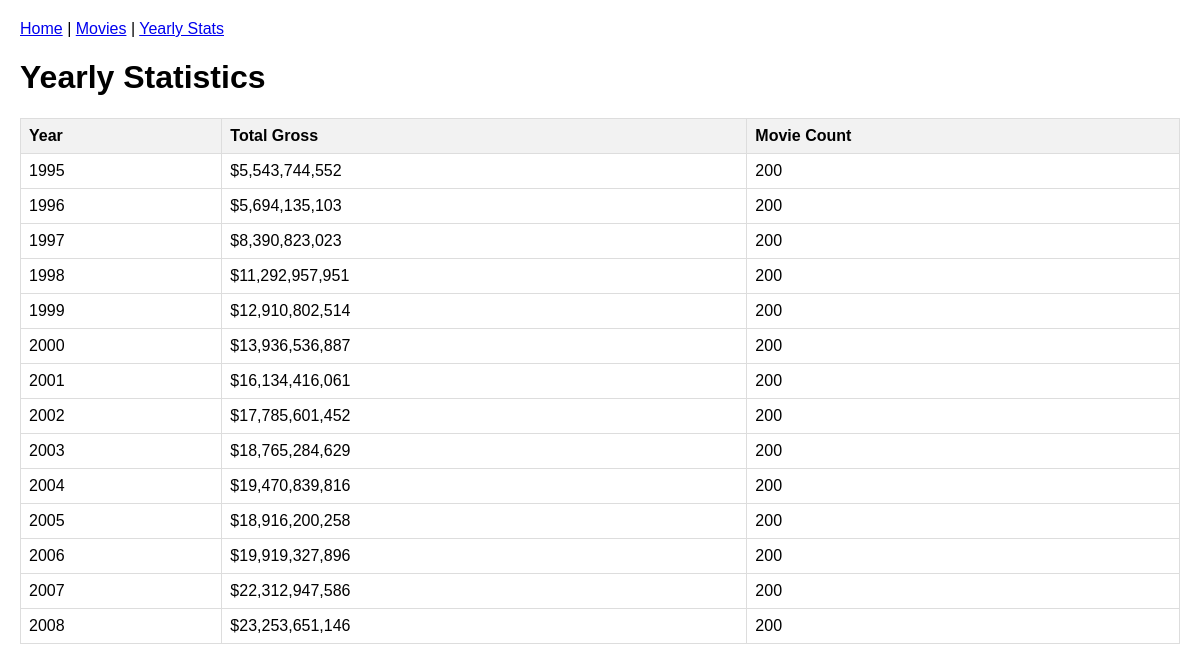
/stats, run on an earlier commit of the app's database.
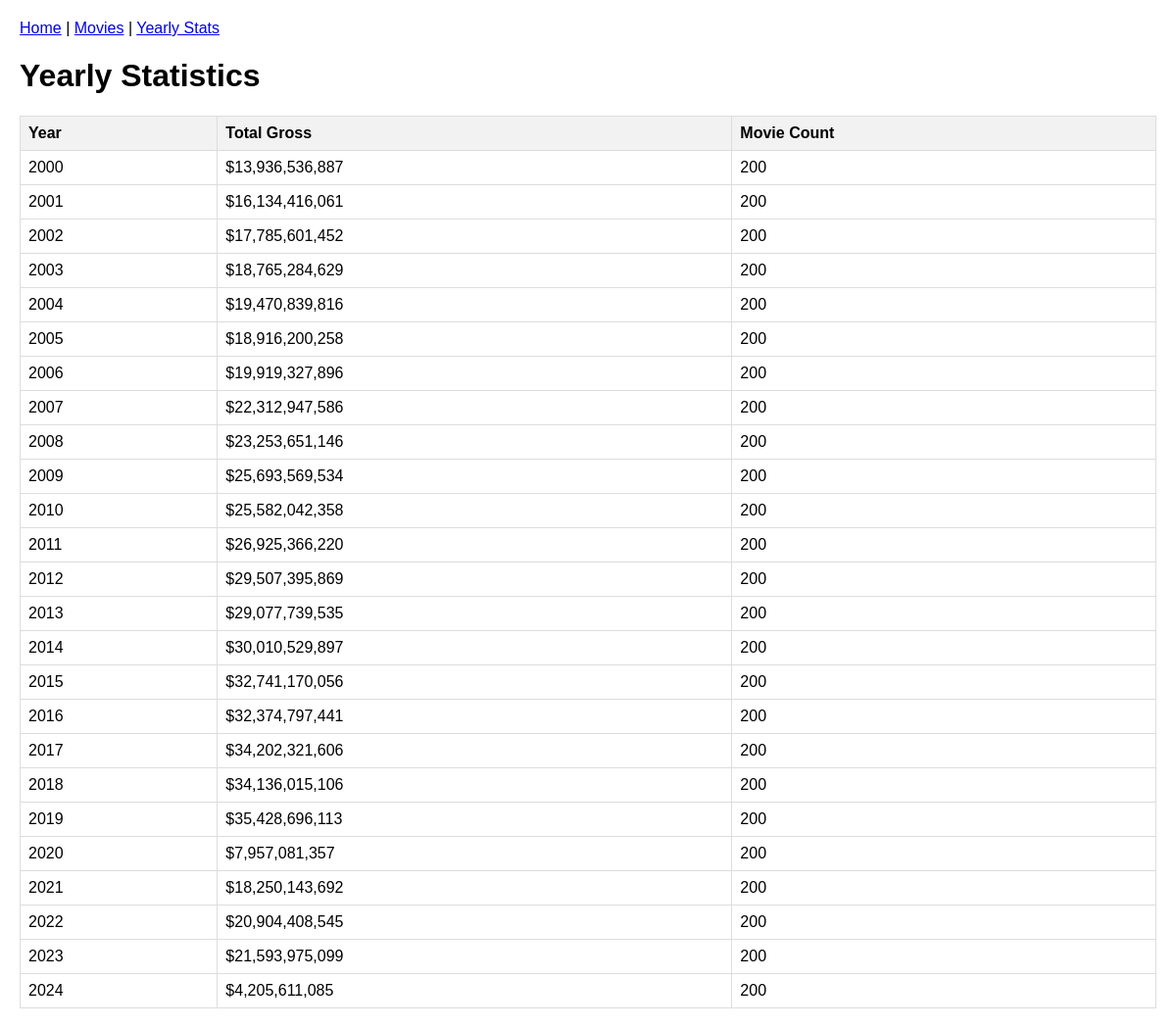
And on a later commit of the database.
### models.py (models this page shows)
class YearlyStats(db.Model):
    id = db.Column(db.Integer, primary_key=True)
    year = db.Column(db.Integer, unique=True, nullable=False)
    total_gross = db.Column(db.Integer, nullable=False)
    movie_count = db.Column(db.Integer, nullable=False)

### app.py (the view)
@app.route('/stats')
def stats():
    try:
        stats = YearlyStats.query.order_by(YearlyStats.year).all()
        return render_template('stats.html', stats=stats)
    except Exception as e:
        return render_template('error.html', error=str(e))

### app.py (called while the page is built)
def intcomma(value):
    return "{:,}".format(value)

### templates/stats.html (shortened to what this page needs)
<!DOCTYPE html>
<html lang="en">
<head>
</head>
<body>
{% extends 'base.html' %}
{% block content %}
    <h1>Yearly Statistics</h1>
    <table>
        <tr>
            <th>Year</th>
            <th>Total Gross</th>
            <th>Movie Count</th>
        </tr>
        {% for stat in stats %}
        <tr>
            <td>{{ stat.year }}</td>
            <td>${{ stat.total_gross | intcomma }}</td>
            <td>{{ stat.movie_count }}</td>
        </tr>
        {% endfor %}
    </table>
{% endblock %}

### templates/base.html (shortened to what this page needs)
<!DOCTYPE html>
<html>
<head>
    <link rel="stylesheet" href="{{ url_for('static', filename='style.css') }}">
</head>
<body>
    <nav>
        <a href="{{ url_for('index') }}">Home</a> |
        <a href="{{ url_for('movie_list') }}">Movies</a> |
        <a href="{{ url_for('stats') }}">Yearly Stats</a>
    </nav>
    <div class="container">
        {% block content %}{% endblock %}
    </div>
</body>
</html>

### static/style.css (style rules this page uses)
body { font-family: Arial, sans-serif; margin: 0; padding: 20px; }
nav { margin-bottom: 20px; }
table { border-collapse: collapse; width: 100%; }
th, td { border: 1px solid #ddd; padding: 8px; text-align: left; }
th { background-color: #f2f2f2; }

What changed in the data, as far as the page shows it:
changed YearlyStats (number 1 of 25 on the later page): year "1995" → "2000"; total_gross "5,543,744,552" → "13,936,536,887"
changed YearlyStats (number 2 of 25 on the later page): year "1996" → "2001"; total_gross "5,694,135,103" → "16,134,416,061"
changed YearlyStats (number 3 of 25 on the later page): year "1997" → "2002"; total_gross "8,390,823,023" → "17,785,601,452"
changed YearlyStats (number 4 of 25 on the later page): year "1998" → "2003"; total_gross "11,292,957,951" → "18,765,284,629"
changed YearlyStats (number 5 of 25 on the later page): year "1999" → "2004"; total_gross "12,910,802,514" → "19,470,839,816"
changed YearlyStats (number 6 of 25 on the later page): year "2000" → "2005"; total_gross "13,936,536,887" → "18,916,200,258"
changed YearlyStats (number 7 of 25 on the later page): year "2001" → "2006"; total_gross "16,134,416,061" → "19,919,327,896"
changed YearlyStats (number 8 of 25 on the later page): year "2002" → "2007"; total_gross "17,785,601,452" → "22,312,947,586"
changed YearlyStats (number 9 of 25 on the later page): year "2003" → "2008"; total_gross "18,765,284,629" → "23,253,651,146"
changed YearlyStats (number 10 of 25 on the later page): year "2004" → "2009"; total_gross "19,470,839,816" → "25,693,569,534"
changed YearlyStats (number 11 of 25 on the later page): year "2005" → "2010"; total_gross "18,916,200,258" → "25,582,042,358"
changed YearlyStats (number 12 of 25 on the later page): year "2006" → "2011"; total_gross "19,919,327,896" → "26,925,366,220"
changed YearlyStats (number 13 of 25 on the later page): year "2007" → "2012"; total_gross "22,312,947,586" → "29,507,395,869"
changed YearlyStats (number 14 of 25 on the later page): year "2008" → "2013"; total_gross "23,253,651,146" → "29,077,739,535"
added YearlyStats: year "2014", total_gross "30,010,529,897", movie_count "200"
added YearlyStats: year "2015", total_gross "32,741,170,056", movie_count "200"
added YearlyStats: year "2016", total_gross "32,374,797,441", movie_count "200"
added YearlyStats: year "2017", total_gross "34,202,321,606", movie_count "200"
added YearlyStats: year "2018", total_gross "34,136,015,106", movie_count "200"
added YearlyStats: year "2019", total_gross "35,428,696,113", movie_count "200"
added YearlyStats: year "2020", total_gross "7,957,081,357", movie_count "200"
added YearlyStats: year "2021", total_gross "18,250,143,692", movie_count "200"
added YearlyStats: year "2022", total_gross "20,904,408,545", movie_count "200"
added YearlyStats: year "2023", total_gross "21,593,975,099", movie_count "200"
added YearlyStats: year "2024", total_gross "4,205,611,085", movie_count "200"
